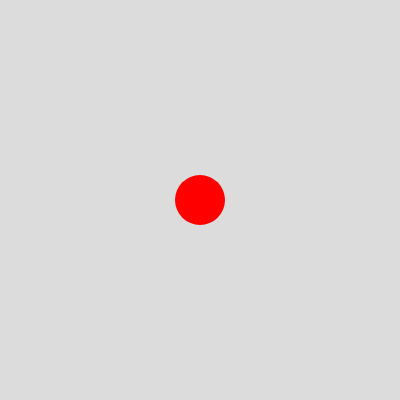
Frame 1 (no input)
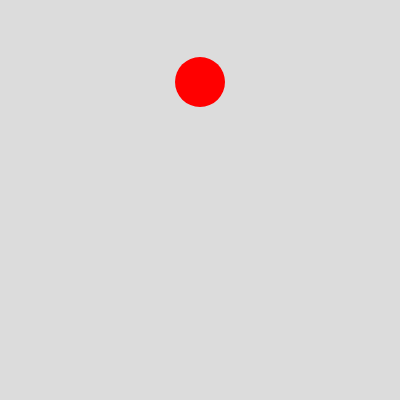
Frame 60 (no input)
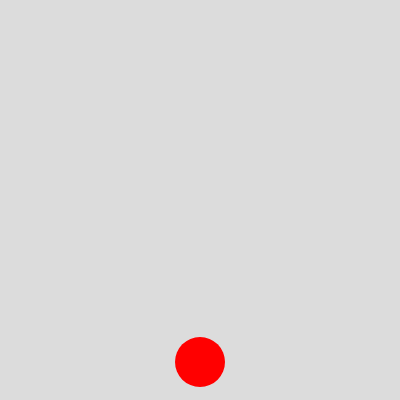
Frame 120 (the mouse pressed at the canvas centre since frame 60)

The p5.js sketch that drew these frames (run headless with seeded random() and noise() and a simulated clock; from frame 60 on, the mouse is pressed at the canvas centre):

// p5.js sketch
// ── sketch.js
// let xpos = 200;
// let ypos = 200;
// let speed = -2;
// let size = 50

// an object
let myCircle = {
  xpos: 200,
  ypos: 200,
  speed: -2,
  size: 50,
};

function setup() {
  createCanvas(400, 400);
}

function draw() {
  background(220);
  noStroke();
  fill(255, 0, 0);

  // circle(xpos, ypos, size);
  // ypos = ypos + speed

  circle(myCircle.xpos, myCircle.ypos, myCircle.size);
  myCircle.ypos = (myCircle.ypos + myCircle.speed + height) % height;

  console.log('myCircle.ypos', myCircle.ypos);
}

// https://editor.p5js.org/jht1493/sketches/e190hgdMU
// ICM-06 Example - ICM 21 Week 2 - Object Literal wrap

// https://editor.p5js.org/jht1493/sketches/4_VOFzrq8
// https://editor.p5js.org/enickles/sketches/ANfj8SGBd
// ICM-06 Example - ICM 21 Week 2 - Object Literal
